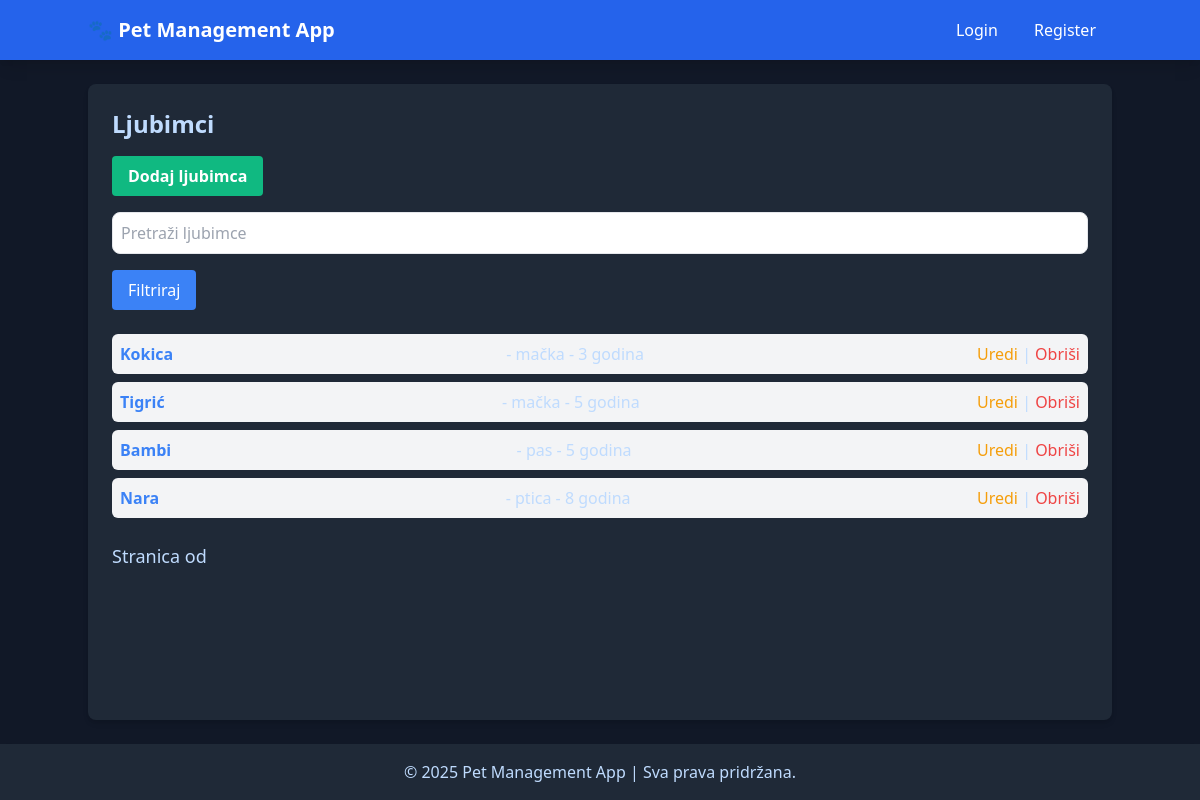
/pets/, run on the app's committed database.
### pets/models.py (models this page shows, shortened)
class Pet(models.Model):
    name = models.CharField(max_length=100)
    species = models.CharField(max_length=50, choices=[
        ('pas', 'Pas'),
        ('mačka', 'Mačka'),
        ('ptica', 'Ptica'),
        ('drugo', 'Drugo'),
    ])
    breed = models.CharField(max_length=100, blank=True, null=True)
    age = models.PositiveIntegerField()
    owner_name = models.CharField(max_length=100)
    owner_contact = models.CharField(max_length=15)

### pets/views.py (the view)
# urls.py: path('pets/', PetListView.as_view(), name='pet_list'),
class PetListView(ListView):
    model = Pet
    template_name = 'pets/pet_list.html'
    context_object_name = 'pets'
    paginate_by = 10
    def get_queryset(self):
        queryset = Pet.objects.all()
        query = self.request.GET.get('q', '')
        if query:
            queryset = queryset.filter(name__icontains=query)
        return queryset

### pets/templates/pets/pet_list.html (shortened to what this page needs)
{% extends 'base.html' %}
{% block content %}
<h1 class="text-2xl font-bold mb-4">Ljubimci</h1>
<a href="{% url 'pet_create' %}" class="bg-green-500 hover:bg-green-700 text-white font-bold py-2 px-4 rounded mb-4 inline-block">
    Dodaj ljubimca
</a>
<form method="get" action="{% url 'pet_list' %}" class="space-y-4 mb-6">
    <input type="text" name="q" placeholder="Pretraži ljubimce" value="{{ request.GET.q }}" class="border rounded-lg p-2 w-full">
    <button type="submit" class="bg-blue-500 text-white py-2 px-4 rounded hover:bg-blue-700">Filtriraj</button>
</form>
<ul class="space-y-2 mb-6">
    {% for pet in pets %}
        <li class="p-2 bg-gray-100 rounded-md flex justify-between items-center">
            <a href="{% url 'pet_detail' pet.pk %}" class="text-blue-500 font-semibold hover:underline">
                {{ pet.name }}
            </a> - {{ pet.species }} - {{ pet.age }} godina
            <div>
                <a href="{% url 'pet_update' pet.pk %}" class="text-yellow-500 hover:underline">Uredi</a> |
                <a href="{% url 'pet_delete' pet.pk %}" class="text-red-500 hover:underline">Obriši</a>
            </div>
        </li>
    {% empty %}
        <li class="text-gray-500">Nema dostupnih ljubimaca.</li>
    {% endfor %}
</ul>
<div class="pagination">
    <span class="current text-lg">Stranica {{ pets.number }} od {{ pets.paginator.num_pages }}</span>
</div>
{% endblock %}

### data on the page
Pet: name "Kokica", species "mačka", age "3"
Pet: name "Tigrić", species "mačka", age "5"
Pet: name "Bambi", species "pas", age "5"
Pet: name "Nara", species "ptica", age "8"
